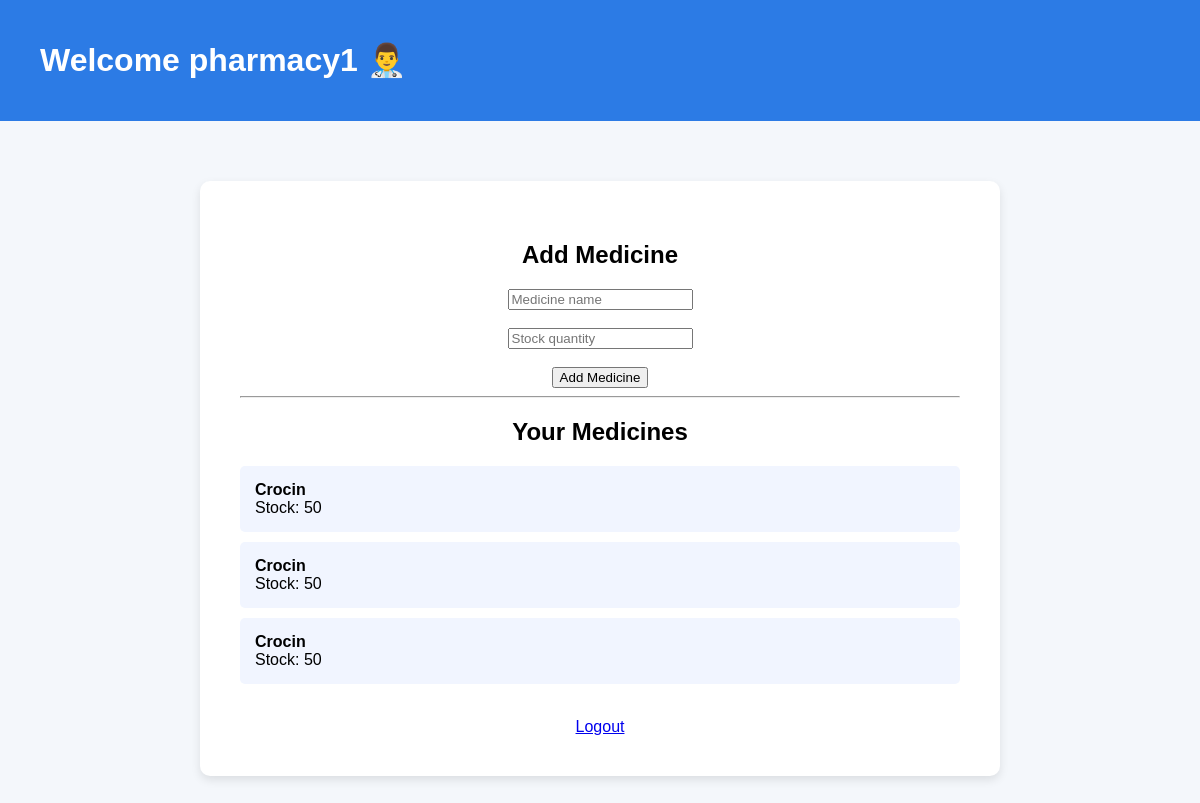
The page /dashboard (signed in) on the database as committed earlier.
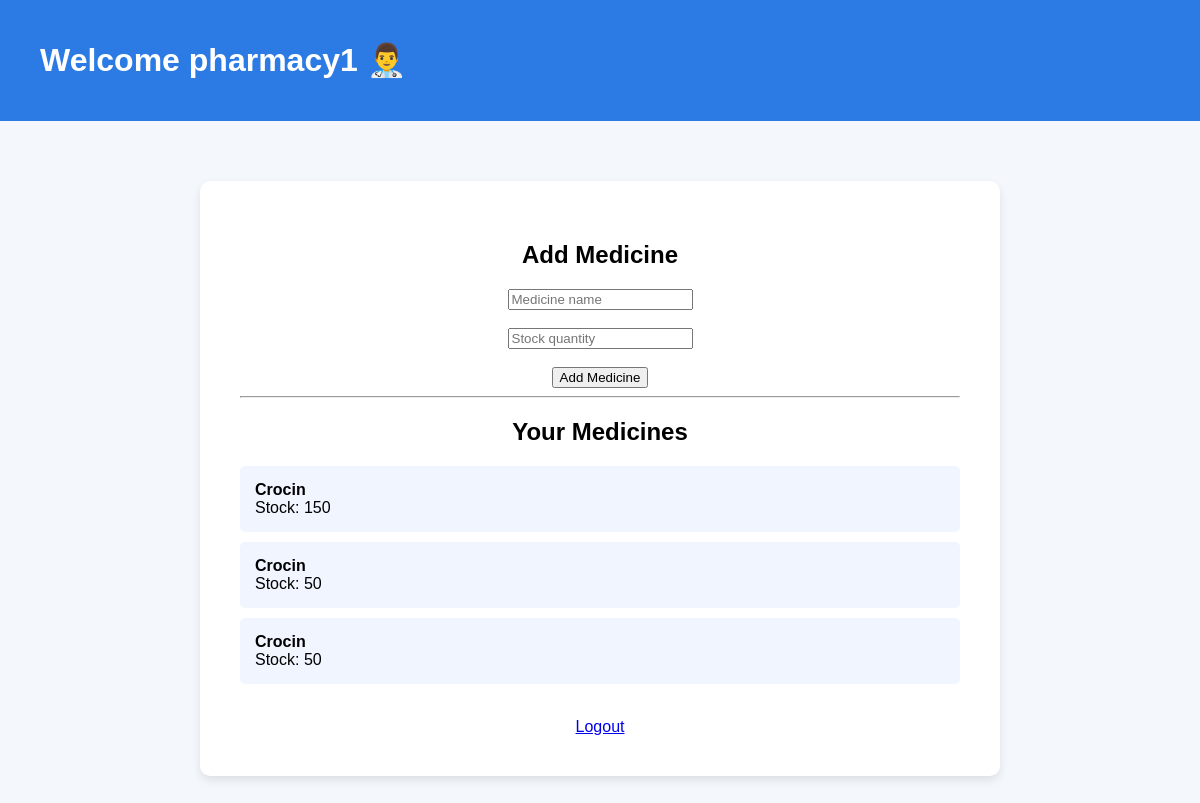
The same page on the database as committed later.
### tables this page shows
CREATE TABLE medicines (
    id INTEGER PRIMARY KEY AUTOINCREMENT,
    name TEXT NOT NULL,
    shop TEXT NOT NULL,
    stock INTEGER NOT NULL
);

### app.py (the view)
@app.route("/dashboard", methods=["GET", "POST"])
def dashboard():
    if "user" not in session:
        return redirect("/login")
    shop = session["user"]
    if request.method == "POST":
        name = request.form["name"]
        stock = request.form["stock"]
        add_medicine(name, stock, shop)
    medicines = get_pharmacy_medicines(shop)
    return render_template("dashboard.html", user=shop, medicines=medicines)

### app.py (called while the page is built)
def get_pharmacy_medicines(shop):
    conn = sqlite3.connect("pharma.db")
    cursor = conn.cursor()
    cursor.execute(
        "SELECT id, name, stock FROM medicines WHERE shop = ?",
        (shop,)
    )
    medicines = cursor.fetchall()
    conn.close()
    return medicines

### templates/dashboard.html (shortened to what this page needs)
<!DOCTYPE html>
<html>
<head>
    <link rel="stylesheet" href="{{ url_for('static', filename='style.css') }}">
</head>
<body>
<header>
    <h1>Welcome {{ user }} 👨‍⚕️</h1>
</header>
<div class="container">
    <h2>Add Medicine</h2>
    <form method="POST">
        <input type="text" name="name" placeholder="Medicine name" required><br><br>
        <input type="number" name="stock" placeholder="Stock quantity" required><br><br>
        <button type="submit">Add Medicine</button>
    </form>
    <hr>
    <h2>Your Medicines</h2>
    {% if medicines %}
        <ul>
            {% for med in medicines %}
                <li>
                    <strong>{{ med[1] }}</strong><br>
                    Stock: {{ med[2] }}
                </li>
            {% endfor %}
        </ul>
    {% else %}
        <p>No medicines added yet.</p>
    {% endif %}
    <br>
    <a href="/logout">Logout</a>
</div>
</body>
</html>

### static/style.css (style rules this page uses)
body { font-family: Arial, sans-serif; background-color: #f4f7fb; margin: 0; padding: 0; }
header { background-color: #2c7be5; color: white; padding: 20px 40px; display: flex; justify-content: space-between; align-items: center; }
.container { width: 60%; margin: 60px auto; background: white; padding: 40px; border-radius: 10px; box-shadow: 0 4px 10px rgba(0,0,0,0.1); text-align: center; }
ul { list-style: none; padding: 0; text-align: left; }
li { background: #f1f5ff; padding: 15px; margin: 10px 0; border-radius: 5px; }

Rows that differ between the two databases and show on the page:
changed medicines (number 1 of 3 on the later page): stock "50" → "150"
